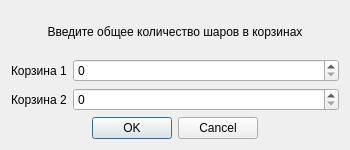
<?xml version="1.0" encoding="UTF-8"?>
<ui version="4.0">
 <class>Dialog</class>
 <widget class="QDialog" name="Dialog">
  <property name="geometry">
   <rect>
    <x>0</x>
    <y>0</y>
    <width>350</width>
    <height>150</height>
   </rect>
  </property>
  <property name="minimumSize">
   <size>
    <width>350</width>
    <height>150</height>
   </size>
  </property>
  <property name="maximumSize">
   <size>
    <width>350</width>
    <height>150</height>
   </size>
  </property>
  <property name="windowTitle">
   <string>Dialog</string>
  </property>
  <layout class="QGridLayout" name="gridLayout">
   <item row="2" column="0">
    <widget class="QLabel" name="label_3">
     <property name="text">
      <string>Корзина 2</string>
     </property>
    </widget>
   </item>
   <item row="1" column="0">
    <widget class="QLabel" name="label_2">
     <property name="sizePolicy">
      <sizepolicy hsizetype="Maximum" vsizetype="Preferred">
       <horstretch>0</horstretch>
       <verstretch>0</verstretch>
      </sizepolicy>
     </property>
     <property name="text">
      <string>Корзина 1</string>
     </property>
    </widget>
   </item>
   <item row="0" column="0" colspan="2">
    <widget class="QLabel" name="label">
     <property name="text">
      <string>Введите общее количество шаров в корзинах</string>
     </property>
     <property name="alignment">
      <set>Qt::AlignCenter</set>
     </property>
    </widget>
   </item>
   <item row="3" column="0" colspan="2">
    <widget class="QDialogButtonBox" name="buttonBox">
     <property name="orientation">
      <enum>Qt::Horizontal</enum>
     </property>
     <property name="standardButtons">
      <set>QDialogButtonBox::Cancel|QDialogButtonBox::Ok</set>
     </property>
     <property name="centerButtons">
      <bool>true</bool>
     </property>
    </widget>
   </item>
   <item row="1" column="1">
    <widget class="QSpinBox" name="spinBox">
     <property name="maximum">
      <number>1000</number>
     </property>
    </widget>
   </item>
   <item row="2" column="1">
    <widget class="QSpinBox" name="spinBox_2"/>
   </item>
  </layout>
 </widget>
 <resources/>
 <connections>
  <connection>
   <sender>buttonBox</sender>
   <signal>accepted()</signal>
   <receiver>Dialog</receiver>
   <slot>accept()</slot>
   <hints>
    <hint type="sourcelabel">
     <x>248</x>
     <y>254</y>
    </hint>
    <hint type="destinationlabel">
     <x>157</x>
     <y>274</y>
    </hint>
   </hints>
  </connection>
  <connection>
   <sender>buttonBox</sender>
   <signal>rejected()</signal>
   <receiver>Dialog</receiver>
   <slot>reject()</slot>
   <hints>
    <hint type="sourcelabel">
     <x>316</x>
     <y>260</y>
    </hint>
    <hint type="destinationlabel">
     <x>286</x>
     <y>274</y>
    </hint>
   </hints>
  </connection>
 </connections>
</ui>
